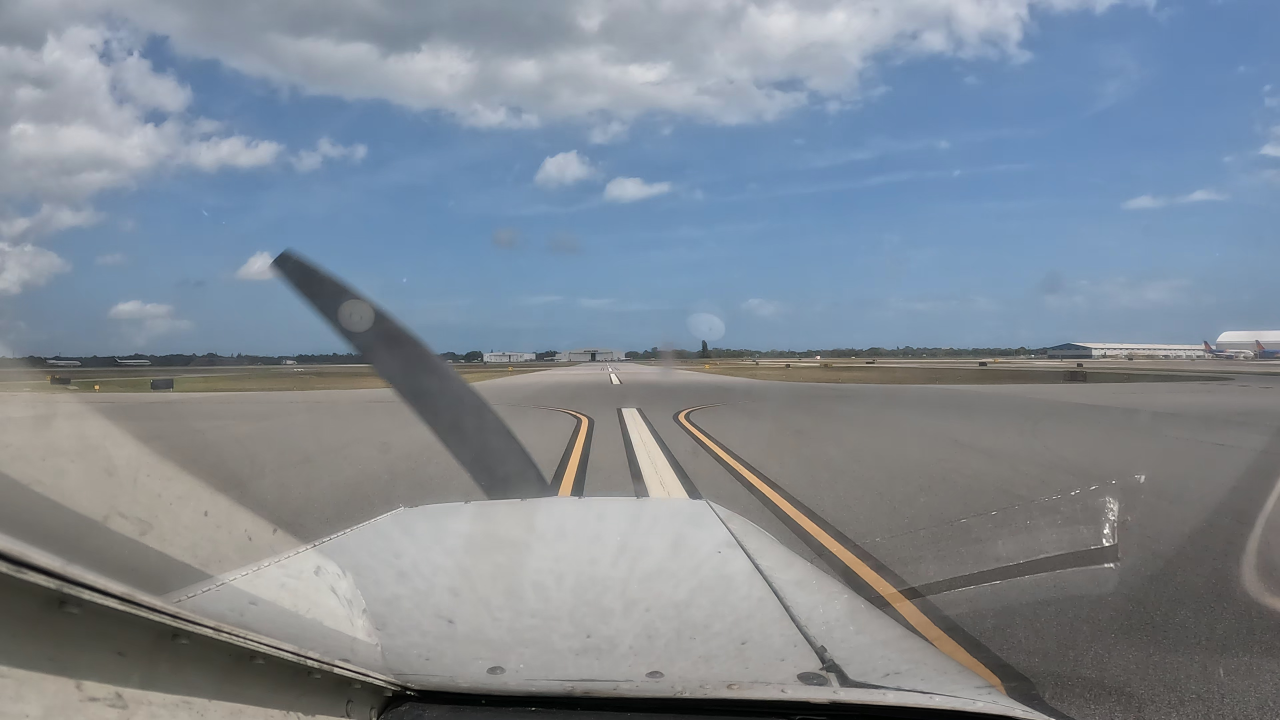
#> input picture data/Raw_Data/vidd_1/00005.jpg, 3840 x 2160 px (shown at 1/3 size)
$ python -i m5_ridge.py   (imports and definitions only)   (older library calls are emulated)
#> lines starting #> are read from the running program, lines starting #| are printed output that depends on the picture
### experiments/roi_methods/common.py
"""Shared pieces for the Q3 ROI methods.

Every method answers two questions about a frame:
    1. Where is the ego centerline?  -> a line x = slope * y + intercept (image pixels)
    2. Where does the aircraft nose start?  -> the y of the nose top
and `build_trapezoid` turns those answers into ALINA's ROI.

Lesson from Q2: ALINA only detects a line that is thick and close to vertical in the
bird's-eye view. A homography maps straight lines to straight lines, so if the centerline
crosses the top and bottom edges of the trapezoid at the same fraction of their width,
it becomes exactly vertical after the warp. `LINE_FRACTION` puts it right of centre, clear
of the 300 columns ALINA zeroes on the left of the warped mask.
"""

from __future__ import annotations

from dataclasses import dataclass
from pathlib import Path

import cv2
import numpy as np

# 1080p frames for every video (vidd_1 is the 4K set resized in Q2 Step 1)
VIDEO_DIRS = {
    "vidd_1": Path("outputs/vidd_1_1080p"),
    "vidd_2": Path("data/Raw_Data/vidd_2"),
    "vidd_3": Path("data/Raw_Data/vidd_3"),
}
PUBLISHED_LABELS = {v: Path(f"data/Labeled_Data/{v}/textfiles") for v in VIDEO_DIRS}
CBEM_GT = {v: Path(f"data/gt_alina_labels/canny_textfiles/canny_textfiles_{v[-1]}") for v in VIDEO_DIRS}


def frame_paths(video: str) -> list[Path]:
    return sorted(p for p in VIDEO_DIRS[video].iterdir() if p.suffix.lower() == ".jpg")


# [5 lines left out: function load_coords, not called in this run]

LINE_FRACTION = 0.55
BOTTOM_WIDTH = 0.30  # of frame width
TOP_TO_BOTTOM_WIDTH = 0.35
# Trapezoid height, as a fraction of frame height. Only near paint passes ALINA's HSV threshold
# (far paint is dimmer), so a shallow ROI lets that bright paint fill the whole warped height.
DEPTH = 0.06
NOSE_MARGIN = 0.015  # gap between the bottom edge and the nose top, fraction of frame height
CORNER_NAMES = ("bottom_left", "top_left", "top_right", "bottom_right")


@dataclass
class Line:
    """x = slope * y + intercept, in image pixels."""

    slope: float
    intercept: float

    def x_at(self, y: float) -> float:
        return self.slope * y + self.intercept


@dataclass
class Proposal:
    corners: np.ndarray  # (4, 2) int: BL, TL, TR, BR
    line: Line | None = None
    nose_y: int | None = None
    fallback: bool = False
    note: str = ""


def fit_line(xs: np.ndarray, ys: np.ndarray, weights: np.ndarray | None = None) -> Line:
    slope, intercept = np.polyfit(ys.astype(float), xs.astype(float), 1, w=weights)
    return Line(float(slope), float(intercept))


def detect_nose_top(img: np.ndarray) -> int:
    """Row where the aircraft nose begins.

    The nose top is a dark-above / bright-below edge in the lower middle of the frame. The horizon
    can give the same kind of edge, but it is always higher, so take the lowest strong peak.
    """
    h, w = img.shape[:2]
    gray = cv2.GaussianBlur(cv2.cvtColor(img, cv2.COLOR_BGR2GRAY), (9, 9), 0).astype(np.float32)
    sobel_y = cv2.Sobel(gray, cv2.CV_32F, 0, 1, ksize=5)
    lo, hi = int(0.60 * h), int(0.82 * h)
    profile = sobel_y[lo:hi, int(0.40 * w) : int(0.62 * w)].mean(axis=1)
    profile = np.convolve(profile, np.ones(9) / 9, mode="same")
    strong = 0.5 * profile.max()
    peaks = [i for i in range(5, len(profile) - 5) if profile[i] >= strong and profile[i] == profile[i - 5 : i + 6].max()]
    return lo + (peaks[-1] if peaks else int(np.argmax(profile)))


# [4 lines left out: function ground_band, not called in this run]


def build_trapezoid(line: Line, nose_y: int, width: int, height: int) -> np.ndarray:
    """Trapezoid whose top and bottom edges cross `line` at LINE_FRACTION of their width."""
    y_bottom = int(np.clip(nose_y - NOSE_MARGIN * height, 0.3 * height, height - 1))
    y_top = int(y_bottom - DEPTH * height)
    w_bottom = BOTTOM_WIDTH * width
    w_top = w_bottom * TOP_TO_BOTTOM_WIDTH

    left_bottom = line.x_at(y_bottom) - LINE_FRACTION * w_bottom
    left_top = line.x_at(y_top) - LINE_FRACTION * w_top
    quad = np.array(
        [
            [left_bottom, y_bottom],
            [left_top, y_top],
            [left_top + w_top, y_top],
            [left_bottom + w_bottom, y_bottom],
        ]
    )
    quad[:, 0] = np.clip(quad[:, 0], 0, width - 1)
    return np.round(quad).astype(np.int32)


def fallback_proposal(img: np.ndarray, note: str) -> Proposal:
    """Centred trapezoid above the detected nose, used when a method can't find the line."""
    h, w = img.shape[:2]
    nose_y = detect_nose_top(img)
    line = Line(0.0, w * 0.5)
    return Proposal(build_trapezoid(line, nose_y, w, h), line, nose_y, fallback=True, note=note)


# [11 lines left out: function validate_corners, not called in this run]


MAX_ABS_SLOPE = 3.0  # |dx/dy|; flatter than ~18 degrees from horizontal can't be the centerline ahead


# [27 lines left out: functions is_usable, sanitize, to_roi_points, quad_iou, not called in this run]


def yellow_mask(img: np.ndarray, s_min: int = 60, v_min: int = 100) -> np.ndarray:
    hsv = cv2.cvtColor(img, cv2.COLOR_BGR2HSV)
    return cv2.inRange(hsv, (12, s_min, v_min), (40, 255, 255))

### experiments/roi_methods/m5_ridge.py
"""Method 5 (supervised ML): Ridge regression from a tiny image thumbnail to the centerline position.

Training targets come from the published ALINA labels (data/Labeled_Data/<video>/textfiles):
RANSAC fits one line to each frame's labelled pixels, and the target is that line's x at two
fixed rows (60% and 72% of the frame height), as fractions of the frame width. Features are a
32x18 HSV thumbnail plus a 32x18 yellow-paint mask. Training is leave-one-video-out: the model
that labels vidd_k never sees vidd_k's frames, so there is no leakage into the evaluation.

Caveat: the targets are the authors' ALINA output, not independent ground truth, so this
method learns to reproduce the published labeling.
"""

from __future__ import annotations

from functools import lru_cache

import cv2
import numpy as np
from sklearn.linear_model import RANSACRegressor, RidgeCV
from sklearn.pipeline import make_pipeline
from sklearn.preprocessing import StandardScaler

from .common import (
    PUBLISHED_LABELS,
    VIDEO_DIRS,
    Line,
    Proposal,
    build_trapezoid,
    detect_nose_top,
    fallback_proposal,
    frame_paths,
    load_coords,
    yellow_mask,
)

NAME = "m5_ridge"
ROWS = (0.60, 0.72)
THUMB = (32, 18)


def features(img: np.ndarray) -> np.ndarray:
    hsv = cv2.resize(cv2.cvtColor(img, cv2.COLOR_BGR2HSV), THUMB, interpolation=cv2.INTER_AREA).astype(np.float32) / 255
    paint = cv2.resize(yellow_mask(img, s_min=40), THUMB, interpolation=cv2.INTER_AREA).astype(np.float32) / 255
    return np.concatenate([hsv.ravel(), paint.ravel()])


def label_target(coords: np.ndarray, width: int, height: int, seed: int) -> np.ndarray | None:
    if len(coords) < 50 or np.ptp(coords[:, 1]) < 20:
        return None
    xs, ys = coords[:, 0].astype(float), coords[:, 1].astype(float)
    fit = RANSACRegressor(residual_threshold=0.01 * width, random_state=seed).fit(ys.reshape(-1, 1), xs)
    return np.array([fit.predict([[r * height]])[0] / width for r in ROWS])


@lru_cache(maxsize=None)
def model_for(held_out: str, seed: int = 42):
    X, Y = [], []
    for video in VIDEO_DIRS:
        if video == held_out:
            continue
        for path in frame_paths(video):
            img = cv2.imread(str(path))
            target = label_target(load_coords(PUBLISHED_LABELS[video] / f"{path.stem}.txt"), img.shape[1], img.shape[0], seed)
            if target is not None:
                X.append(features(img))
                Y.append(target)
    model = make_pipeline(StandardScaler(), RidgeCV(alphas=np.logspace(-1, 5, 25)))
    return model.fit(np.array(X), np.array(Y)), len(X)


def propose(img: np.ndarray, seed: int = 42, video: str | None = None) -> Proposal:
    h, w = img.shape[:2]
    if video is None:
        return fallback_proposal(img, "video needed for leave-one-video-out")
    model, n_train = model_for(video, seed)
    x_top, x_bottom = model.predict(features(img)[None])[0] * w
    y_top, y_bottom = (r * h for r in ROWS)
    slope = (x_bottom - x_top) / (y_bottom - y_top)
    line = Line(float(slope), float(x_top - slope * y_top))
    nose_y = detect_nose_top(img)
    return Proposal(build_trapezoid(line, nose_y, w, h), line, nose_y, note=f"trained on {n_train} frames")

>>> import cv2
>>> picture = cv2.imread('../../data/Raw_Data/vidd_1/00005.jpg')
#> picture is the input picture: shape (2160, 3840, 3); mean B, G, R 148.9, 137.9, 128.1
>>> result = propose(picture)
#> in detect_nose_top, `gray = cv2.GaussianBlur(cv2.cvtColor(img, cv2.COLOR_BGR2GRAY), (9, 9),..`:
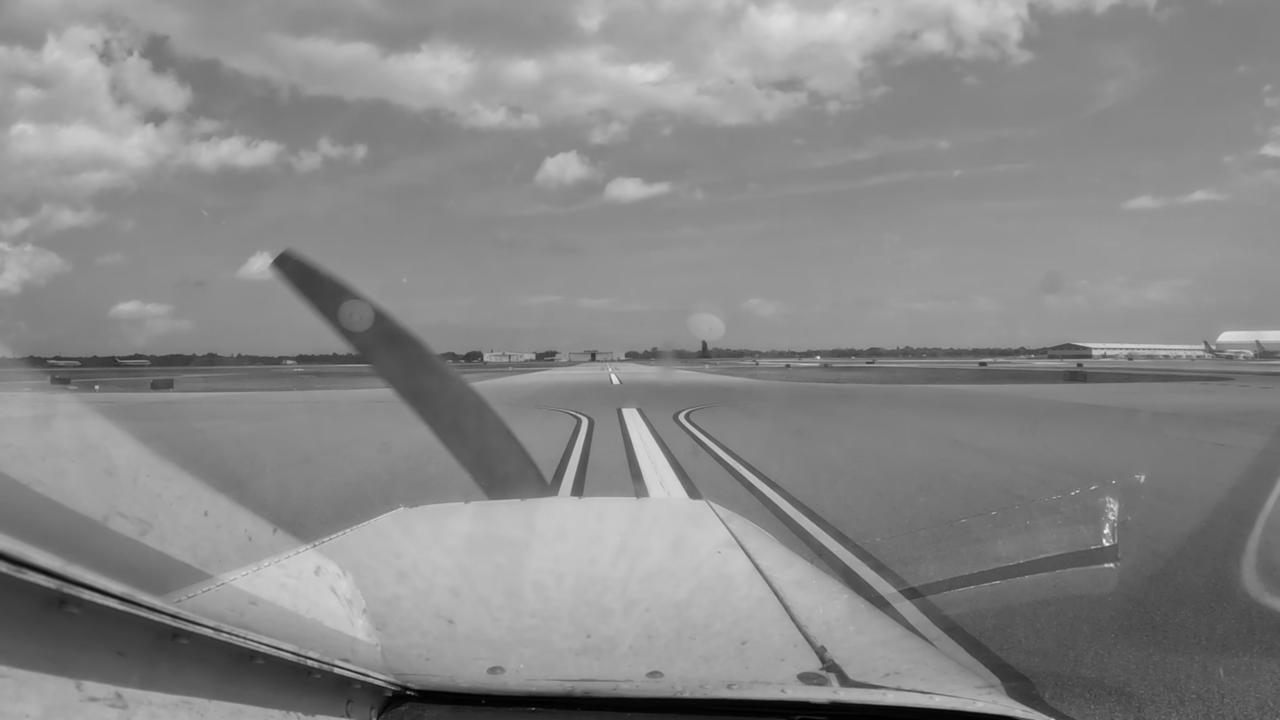
#> gray: shape (2160, 3840) float32 (shown at 1/3 size); min 0, max 250, mean 136.2
#> in detect_nose_top, `sobel_y = cv2.Sobel(gray, cv2.CV_32F, 0, 1, ksize=5)`:
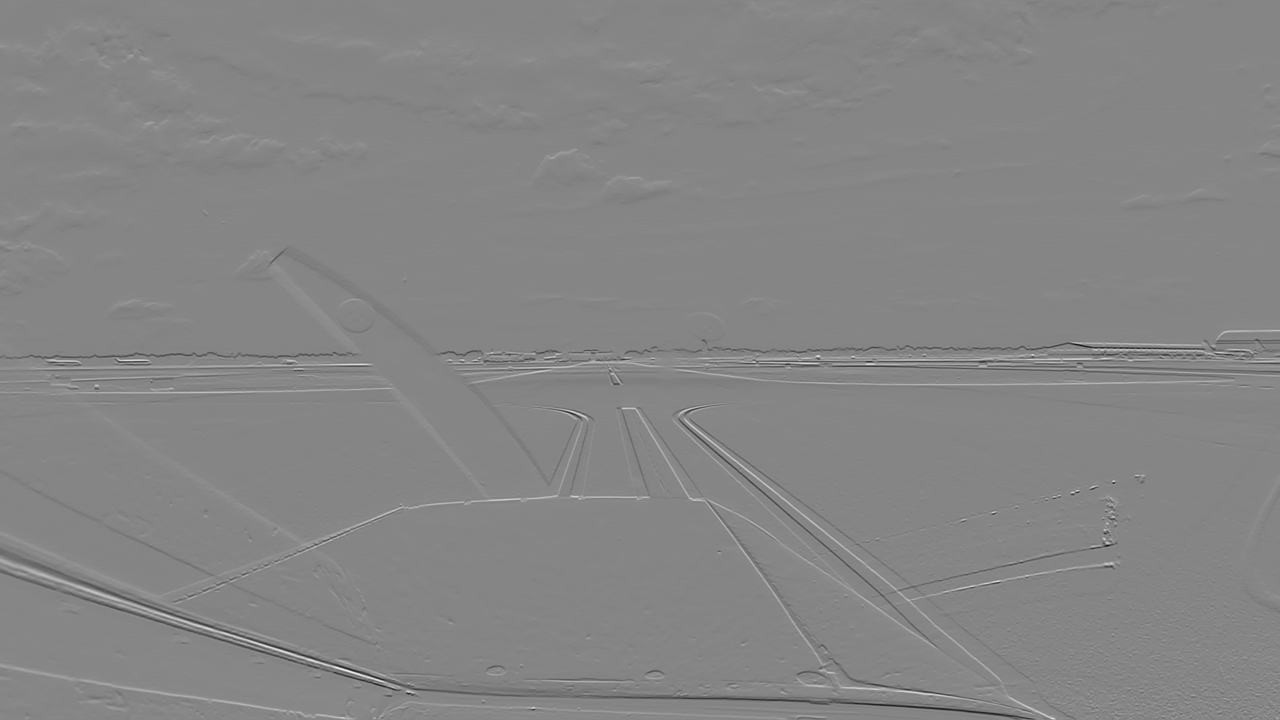
#> sobel_y: shape (2160, 3840) float32 (shown at 1/3 size); min -4200, max 3795, mean -4.9; drawn with min black and max white
#> in detect_nose_top, `profile = sobel_y[lo:hi, int(0.40 * w) : int(0.62 * w)].mean(axis=1)`: profile = 475 values, max 541 at index 195, min -21.41 at index 438, mean 12.14
#> in detect_nose_top, `profile = np.convolve(profile, np.ones(9) / 9, mode="same")`: profile = 475 values, max 356.3 at index 197, min -18.99 at index 436, mean 12.16
#> in detect_nose_top, `strong = 0.5 * profile.max()`: strong = 178.1
#> in detect_nose_top, `peaks = [i for i in range(5, len(profile) - 5) if profile[i] >= strong..`: peaks = [197]
#> in fallback_proposal, `nose_y = detect_nose_top(img)`: nose_y = 1493
#> in build_trapezoid, `y_bottom = int(np.clip(nose_y - NOSE_MARGIN * height, 0.3 * height, he..`: y_bottom = 1460
#> in build_trapezoid, `y_top = int(y_bottom - DEPTH * height)`: y_top = 1330
#> in build_trapezoid, `left_bottom = line.x_at(y_bottom) - LINE_FRACTION * w_bottom`: left_bottom = 1286.4
#> in build_trapezoid, `left_top = line.x_at(y_top) - LINE_FRACTION * w_top`: left_top = 1698.2
#> in build_trapezoid, `quad = np.array( [ [left_bottom, y_bottom], [left_top, y_top], [left_t..`: quad = [[1286.4, 1460], [1698.2, 1330], [2101.4, 1330], [2438.4, 1460]]

$ run again, on data/Raw_Data/vidd_1/00006.jpg
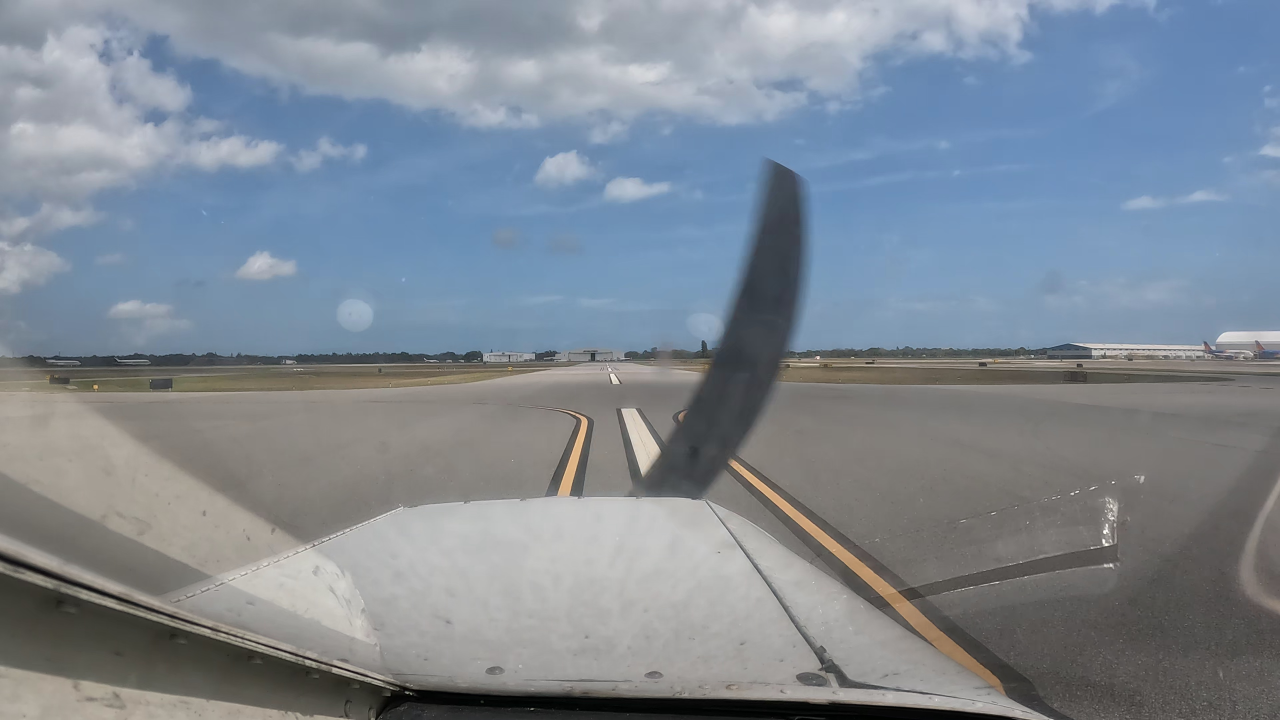
#> input picture data/Raw_Data/vidd_1/00006.jpg, 3840 x 2160 px (shown at 1/3 size)
#> picture is the input picture: shape (2160, 3840, 3); mean B, G, R 147.9, 137, 127.2
#> in detect_nose_top, `gray = cv2.GaussianBlur(cv2.cvtColor(img, cv2.COLOR_BGR2GRAY), (9, 9),..`:
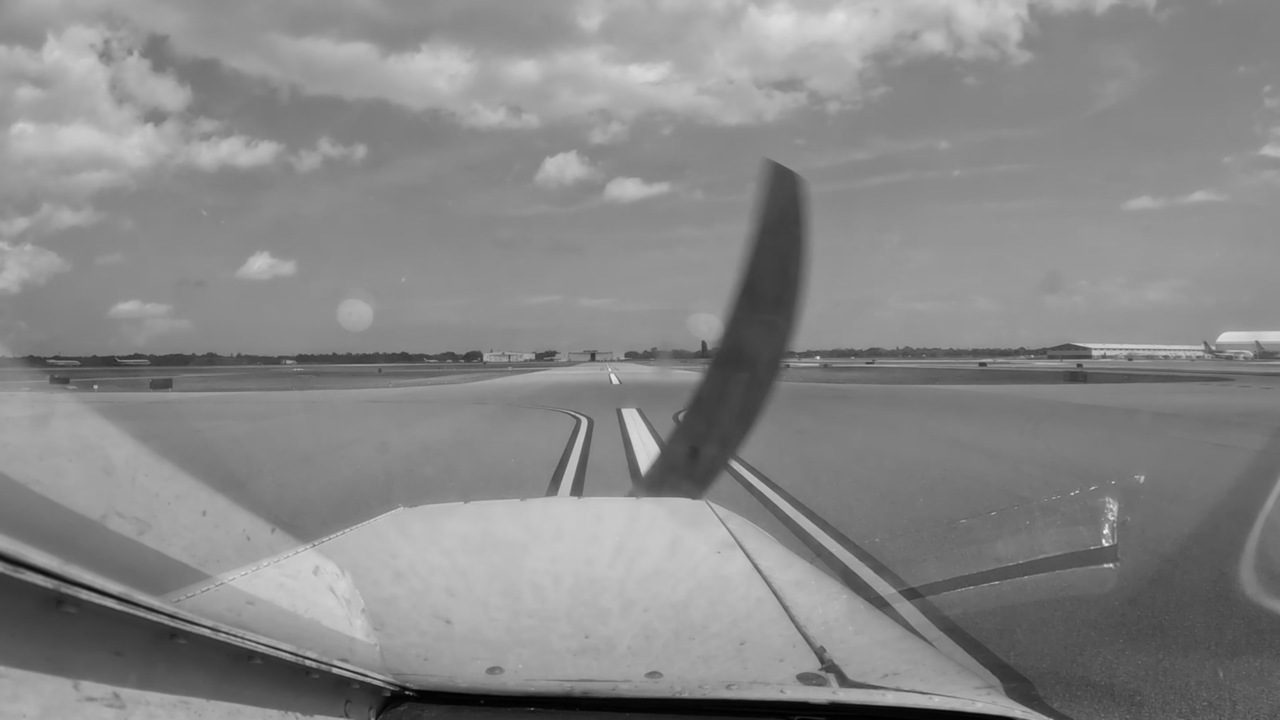
#> gray: shape (2160, 3840) float32 (shown at 1/3 size); min 1, max 249, mean 135.3
#> in detect_nose_top, `profile = sobel_y[lo:hi, int(0.40 * w) : int(0.62 * w)].mean(axis=1)`: profile = 475 values, max 879.4 at index 195, min -28.12 at index 95, mean 16.91
#> in detect_nose_top, `profile = np.convolve(profile, np.ones(9) / 9, mode="same")`: profile = 475 values, max 536.1 at index 196, min -26.66 at index 98, mean 16.93
#> strong = 268.1
#> peaks = [196]
#> nose_y = 1492
#> y_bottom = 1459
#> y_top = 1329
#> left_bottom = 1286.4
#> left_top = 1698.2
#> quad = [[1286.4, 1459], [1698.2, 1329], [2101.4, 1329], [2438.4, 1459]]
